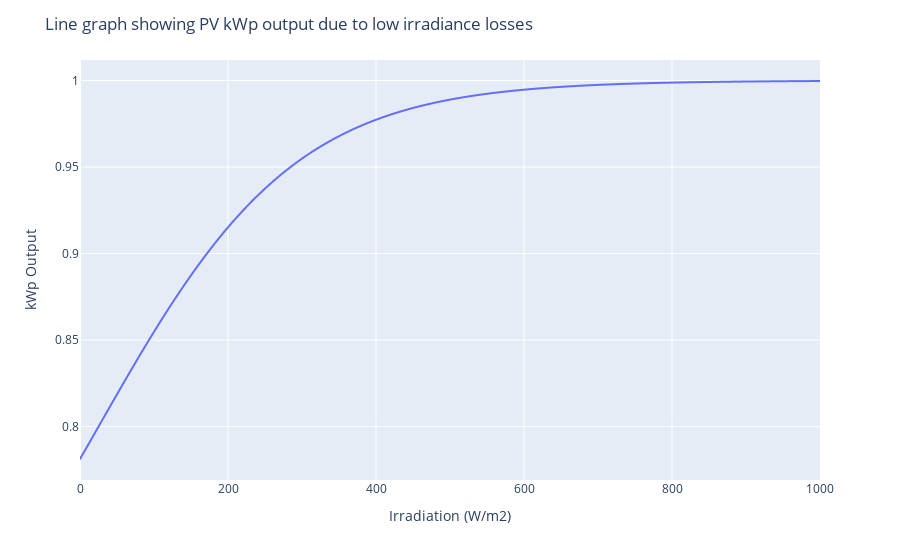

Notebook code cell kept with this figure:
### Markdown cell above
# Low Light Losses Visualisation Test

### Code cell
import numpy as np
import plotly.express as px

# Define the modified logistic function
def calc_low_light_losses(pv_kwp, e_poa, k=0.0075, midpoint=25):
    """
    Modified logistic function to calculate efficiency based on irradiance,
    with a minimum efficiency level.

    Parameters:
    pv_kwp (float): The rated solar PV size (kWp).
    e_poa (float): The irradiance incident on array (W/m2).
    k (float): The steepness of the curve.
    midpoint (float): The irradiance at which the efficiency is at its midpoint.

    Returns:
    float: The calculated efficiency at the given irradiance.
    """
    pv_kwp_min = pv_kwp * 0.6
    eff = pv_kwp_min + (pv_kwp - pv_kwp_min) / (1 + np.exp(-k * (e_poa - midpoint)))
    return eff


# Generate a range of irradiance values from 0 to 1000 W/m2 and set L to 1 kWp
L = 1
irradiance_range = np.linspace(0, 1000, 1001)
efficiencies = calc_low_light_losses(L, irradiance_range)

# Plot Graph of results
fig = px.line(efficiencies[:], y=efficiencies[:], x = irradiance_range[:])

fig.update_layout(xaxis_title="Irradiation (W/m2)", yaxis_title="kWp Output",
                  title = "Line graph showing PV kWp output due to low irradiance losses")

### Figure 1 — Plotly figure (JSON) as saved in the notebook; plotly's stock layout.template omitted (floating-point values rounded to 4 significant figures; data arrays with more than 128 entries replaced by an {"elided": "..."} marker saying what was removed)
{"data": [{"hovertemplate": "x=%{x}<br>y=%{y}<extra></extra>", "legendgroup": "", "line": {"color": "#636efa", "dash": "solid"}, "marker": {"symbol": "circle"}, "mode": "lines", "name": "", "showlegend": false, "type": "scattergl", "x": {"elided": "1001 int values"}, "xaxis": "x", "y": {"elided": "1001 float values"}, "yaxis": "y"}], "layout": {"legend": {"tracegroupgap": 0}, "margin": {"t": 60}, "title": {"text": "Line graph showing PV kWp output due to low irradiance losses"}, "xaxis": {"anchor": "y", "domain": [0, 1], "title": {"text": "Irradiation (W/m2)"}}, "yaxis": {"anchor": "x", "domain": [0, 1], "title": {"text": "kWp Output"}}}}
